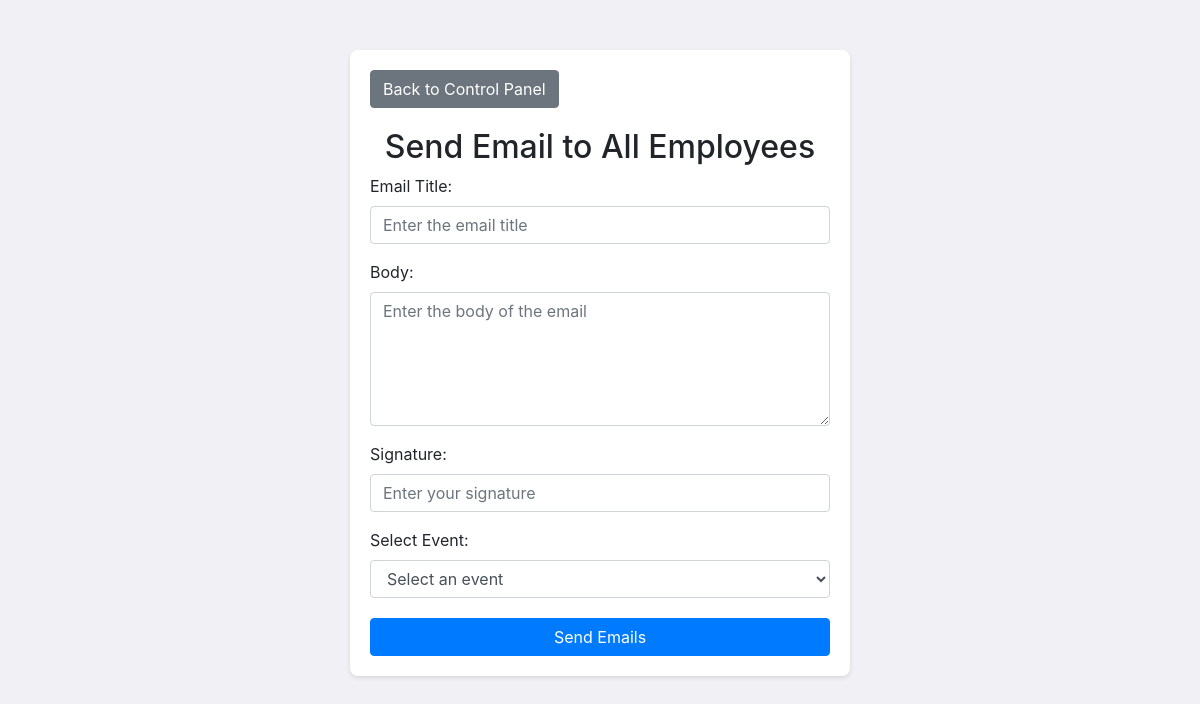
The app's page /api/send-custom-yes-no-emails/, older data.
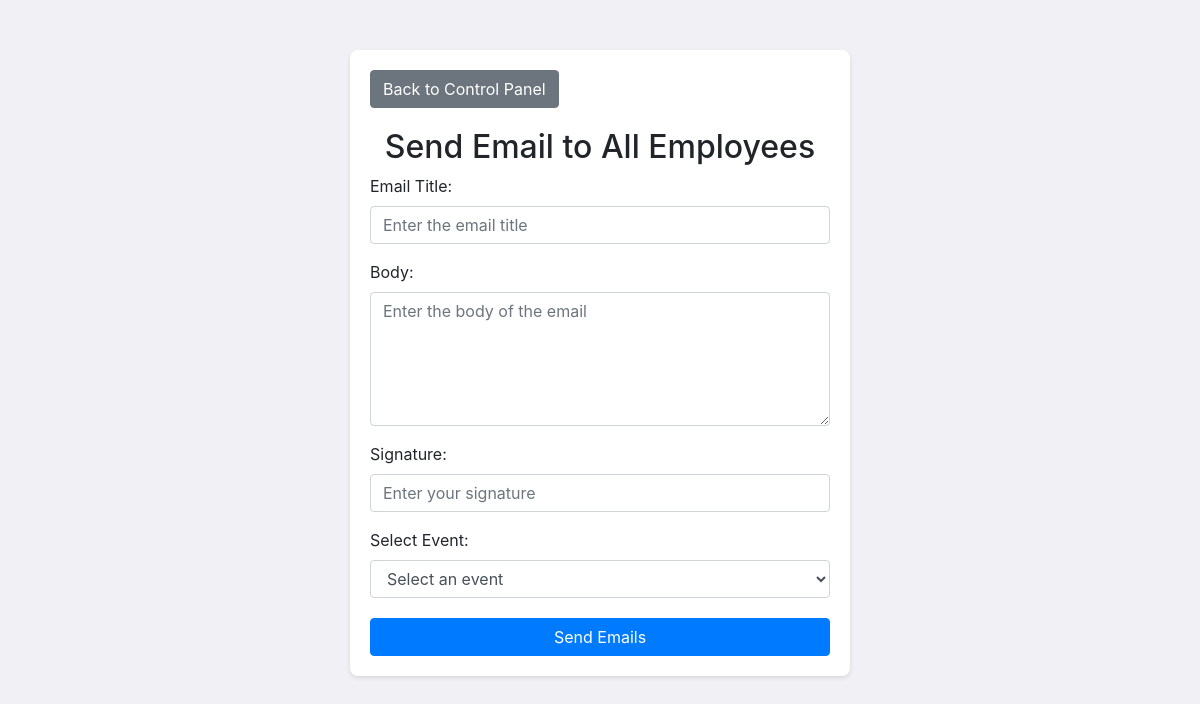
The same page, newer data.
### sender_app/models.py (models this page shows)
class OrganizationEvent(models.Model):
    event_id = models.AutoField(primary_key=True)
    name = models.CharField(max_length=32)
    date = models.DateField()
    created_at = models.DateTimeField(auto_now_add=True)
    updated_at = models.DateTimeField(auto_now=True)
    def __str__(self):
        return f"{self.name} - {self.date}"

### sender_app/views.py (the view, shortened to what this page needs)
# urls.py: path('send-custom-yes-no-emails/', SendCustomEmailsYesNoToAllEmployees.as_view(), name='send_custom_yes_no_emails'),
@method_decorator(csrf_exempt, name='dispatch')
class SendCustomEmailsYesNoToAllEmployees(View):
    def get(self, request):
        form = EventEmailForm()
        return render(request, 'email_sender_app/event_email_form.html', {'form': form})

### sender_app/forms.py
class EventEmailForm(forms.Form):
    title = forms.CharField(
        max_length=128,
        label='Email Title',
        widget=forms.TextInput(attrs={'class': 'form-control', 'placeholder': 'Enter the email title'})
    )
    body = forms.CharField(
        widget=forms.Textarea(attrs={'class': 'form-control', 'placeholder': 'Enter the body of the email', 'rows': 5})
    )
    sign = forms.CharField(
        max_length=64,
        label='Signature',
        widget=forms.TextInput(attrs={'class': 'form-control', 'placeholder': 'Enter your signature'})
    )
    event = forms.ModelChoiceField(
        queryset=OrganizationEvent.objects.all(),
        label='Select Event',
        widget=forms.Select(attrs={'class': 'form-control'}),
        empty_label="Select an event"
    )

### sender_app/templates/email_sender_app/event_email_form.html (shortened to what this page needs)
<!DOCTYPE html>
<html lang="en">
<head>
    <link rel="stylesheet" href="https://maxcdn.bootstrapcdn.com/bootstrap/4.5.2/css/bootstrap.min.css">
</head>
<body>
    <div class="container">
        <div class="form-container">
            <a href="{% url 'control_panel' %}" class="btn btn-secondary">Back to Control Panel</a>
            <h2 class="text-center">Send Email to All Employees</h2>
            <form method="post">
                {{ form.as_p }}
                <button type="submit" class="btn btn-primary btn-block">Send Emails</button>
            </form>
        </div>
    </div>
</body>
</html>

Row changes from the older to the newer data that the page shows:
added OrganizationEvent: event "Select an event"
Text that changed along with them:
form field event: "Select an event" → (not shown)
